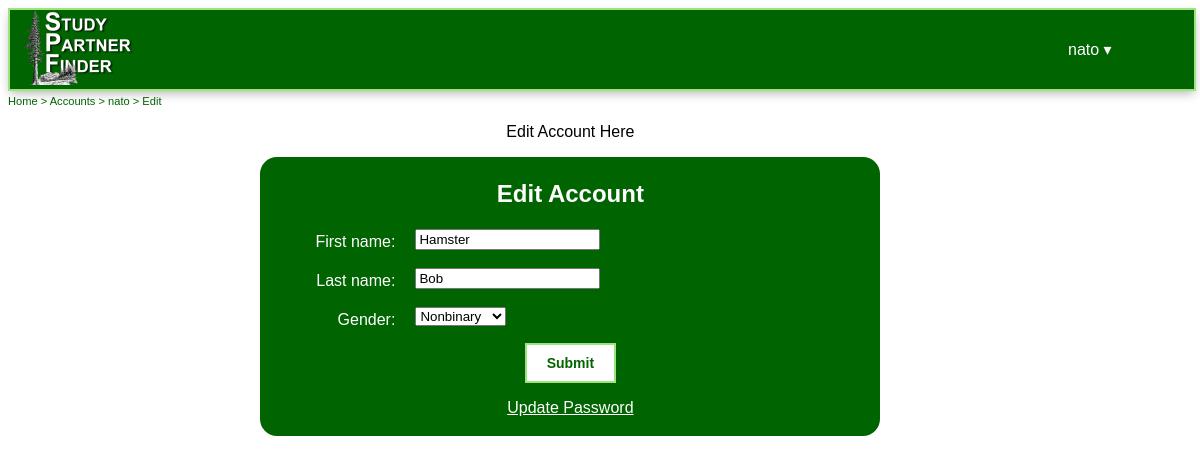
Screenshot of /accounts/edit/ (signed in) with the database file from the repository.
### users/models.py (models this page shows)
class CustomUser(AbstractUser):
    email = models.EmailField(('email address'), unique = True)
    college = models.CharField(default = 'humboldt.edu', max_length = 200, null = True)
    gender = models.CharField(max_length = 1, choices = MY_GENDER_CHOICES, null = True)
    is_verified = models.BooleanField(default = False)
    verification_code = models.CharField(max_length = 200, null = True)
    verification_date = models.DateTimeField('date verified', null = True)
    has_accepted_tos = models.BooleanField(default = False)

### accounts/views.py (the view)
# urls.py: path('edit/', views.Edit.as_view(), name = 'edit'),
class Edit(LoginRequiredMixin, generic.edit.UpdateView):
    fields = ['first_name', 'last_name', 'gender']
    model = CustomUser
    login_url = '/accounts/login/'
    redirect_field_name = 'redirect_to'
    success_url = reverse_lazy('view')
    template_name = 'users/edit.html'
    def get_object(self):
        return self.request.user

### templates/users/edit.html (shortened to what this page needs)
{% extends 'base.html' %}
{% block content %}
<p>Edit Account Here</p>
<div class="greenbox">
    <h2>Edit Account</h2>
    <form method="post">
	    <div style="margin-left: auto;margin-right:auto; align: left; text-align:left;">
		    <p class="fieldWrapper">
		        <label for="id_first_name" class="account_edit_label">First name:</label>
		        <span class="account_edit_input"><input type="text" name="first_name" value="{{ user.first_name }}" maxlength="30" id="id_first_name" /></span>
		    </p>
		    <p class="fieldWrapper">
		        <label for="id_last_name" class="account_edit_label">Last name:</label>
		        <span class="account_edit_input"><input type="text" name="last_name" value="{{ user.last_name }}" maxlength="150" id="id_last_name" /></span>
		    </p>
		    <p class="fieldWrapper">
		        <label for="id_gender" class="account_edit_label">Gender:</label>
		        <span class="account_edit_input"><select name="gender" required id="id_gender">
		            <option value="N">Nonbinary</option>
		        </select>
		        </span>
		    </p>
	    </div>
	    <button type="submit" id="submit">Submit</button>
	    <p><a href="/accounts/password_reset/">Update Password</a></p>
    </form>
</div>
{% endblock %}

### templates/base.html (shortened to what this page needs)
{% load staticfiles %}
<!DOCTYPE html>
<html>
<head>
    <link rel="stylesheet" href="{% static "css/jquery.timepicker.css" %}" />
    <link rel="stylesheet" href="{% static "css/spf.css" %}" type="text/css" />
</head>
<body>
    <div id='header' class='header'>
        <div class="box1">
            <div class="logo">
                <a href="/"><img src="{% static "images/SPF-Logo.jpg" %}"
                            width="150"
                            height="75"
                            alt="Study Partner Finder" /></a>
            </div>
        </div>
        <div class="box1">
        {% if user.is_authenticated %}
           <div class="dropdown">
                <button class="dropbtn">
                {% if user.username != "" %}
                    {{ user.username }}
                 {% else %}
                    {{ user.first_name }}
                 {% endif %} &#9662;</button>
            </div>
        {% else %}
            <div>
                <a class="header" href="{% url 'login' %}">Sign In</a> |
                <a href="{% url 'signup' %}">Register</a>
            </div>
        {% endif %}
        </div>
    </div>
    <div id="breadcrumbs" style="width: 100%"><a href="/">Home</a></div>
    <div id="main">
    <main>
       {% block content %}
        {% endblock %}
    </main>
    </div>
</body>
</html>

### StudyPartnerFinder/static/css/spf.css (style rules this page uses)
body { font-size: 100%; font-family: arial; }
p { font-size: 100%; font-family: sans-serif; }
#main { width: 95%; position: relative; align: center; text-align: center; }
.account_edit_label { display:inline-block; *display: inline; zoom:1; float: left; padding-top: 5px; text-align: right; width: 125px; }
.account_edit_input { margin-top: 1px; margin-bottom: 1px; display:inline-block; *display: inline; zoom:1; vertical-align:middle; margin-left:20px }
#header { border: 2px solid #9fe37f; background-color: #006400; width: 100%; height: 79px; color: #ffffff; text-align: justify; -ms-text-justify: distribute-all-lines; text-justify: distribute-all-lines; -webkit-box-shadow: 0px 4px 10px -2px rgba(0, 0, 0, 0.3); -moz-box-shadow: 0px 4px 10px -2px rgba(0, 0, 0, 0.3); box-shadow: 0 4px 10px -2px rgba(0, 0, 0, 0.3); }
.header div { white-space:nowrap; }
.logo { position: relative; display: inline-block; margin-left: 10px; }
.header a { color: white; text-decoration: none; }
.box1, .box2, .box4 { width: 150px; vertical-align: middle; display: inline-block; *display: inline; zoom: 1 }
#submit { border-top: 2px solid #9fe37f; border-left: 2px solid #9fe37f; border-right: 2px solid #9fe37f; border-bottom: 2px solid #9fe37f; padding: 10px 20px !important; font-size: 14px !important; background-color: #ffffff; font-weight: bold; color: #006400; cursor: pointer; }
#breadcrumbs { width: 100%; align: left; color: #006400; font-size: smaller; margin-left: 0px; margin-top: 1px; padding-top: 1px; }
.greenbox { width: 600px; align: center; background-color: #006400; border-radius: 17px; -webkit-border-radius: 17px; -moz-border-radius: 17px; margin-left: auto; margin-right: auto; display: block; padding-top: 3px; padding-bottom: 3px; padding-left: 10px; padding-right: 10px; color: #ffffff; }
.greenbox a { color: #ffffff; }
.greenbox a:link { color: #ffffff; text-decoration: underline; }
.dropbtn { background-color: #006400; color: #ffffff; padding: 24px; font-size: 16px; border: none; cursor: pointer; }
.dropdown { position: relative; display: inline-block; margin-right: 50px; }

### rows the page displays
CustomUser: username "nato", first_name "Hamster", last_name "Bob"
